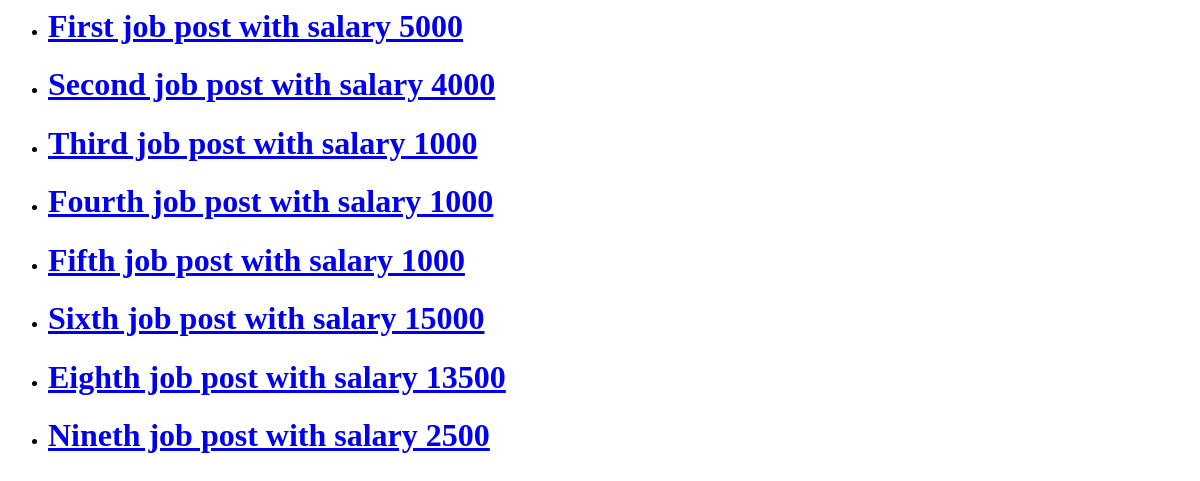
The app's page /, older data.
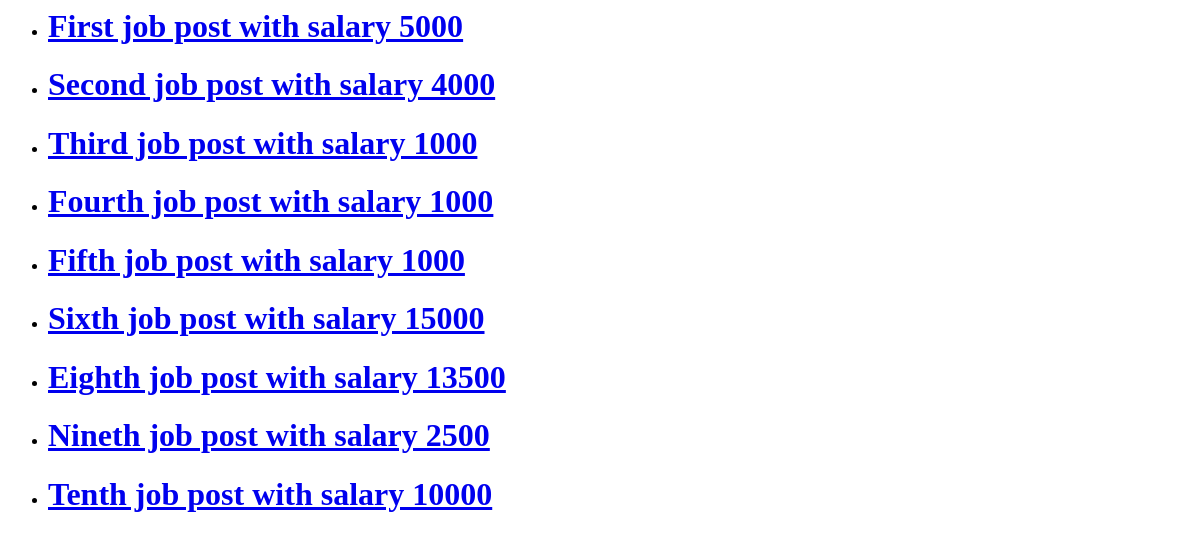
The same page, newer data.
### app/models.py (models this page shows, shortened)
class JobPost(models.Model):
    title = models.CharField(max_length=200)
    description = models.CharField(max_length=200)
    date = models.DateTimeField(auto_now_add=True)
    expiry = models.DateField(null=True)
    salary = models.IntegerField()
    slug = models.SlugField(null=True, max_length=40, unique=True)
    location = models.OneToOneField(Location, on_delete=models.CASCADE, null=True)
    author = models.ForeignKey(Author, on_delete=models.CASCADE, null=True)
    skills = models.ManyToManyField(Skills)
    def __str__(self):
        return f"{self.title} with salary {self.salary}"

### app/views.py (the view)
# urls.py: path('', views.jobs_list,  name="jobs_home"),
def jobs_list(request):
    jobs = JobPost.objects.all()
    context = {"jobs": jobs}
    return render(request, "app/index.html", context)

### app/templates/app/index.html
<ul>
    {% for job in jobs %}
        <li>
            <a href = "{% url 'jobs_detail' job.id %}">
                <h1>{{ job }}</h1>
            </a>
        </li>
    {% endfor %}
</ul>

Row changes from the older to the newer data that the page shows:
added JobPost: title+salary "Tenth job post with salary 10000"
